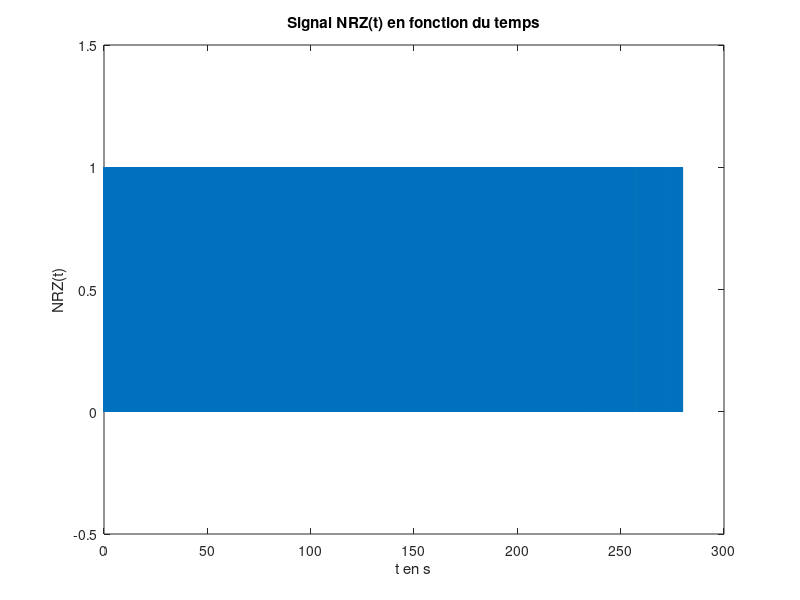

MATLAB code to generate this figure: (Note: this script raises an error after producing the figure.)
clear all
close all
clc
load DonneesBinome1;
% Paramètres
F0 = 6000; % Fréquence bits 0 en Hz
F1 = 2000; % Fréquence bits 1 en Hz
Fe = 48000; % Fréquence d'échantillonage en Hz
Te = 1/Fe; % Période d'échantillonage en secondes
Ts = 1/300; % s/bits, le débit souhaité max est de 300 bits/seconde

Ns = floor(Ts/Te); % échantillons/bits, on prend la partie entière, Ts = Ns*Te
Nb_bits = length(bits); % Nombre de bits du signal émis
Nb_echantillons = Nb_bits*Ns; % Nombre d'échantillons
Null = 2000;

% donnees = randi(0:1, Nb_bits, 1); % Génération de Nb_bits 0 ou 1 de manière aléatoire
donnees = bits;
NRZ = zeros(Nb_echantillons,1); % Initialisation du signal NRZ avec Nb_echantillons echantillons
T = ([0:Nb_echantillons-1]*Te)'; % Le signal est tracé de 0 à (Nb_echantillons-1)*Te secondes,
                                 % avec un pas de Te

                                 
%% 3.Modem de fréquence - Démodulation par filtrage
        

%3.1 Construction du signal modulé en fréquence

%3.1.1.1 Génération du signal NRZ 
for i = 1:Nb_bits
    NRZ((i-1)*Ns+1:i*Ns) = donnees(i); 
end;

%3.1.1.2 Tracé du signal NRZ(t) en fonction du temps
figure; % figure 1
plot(T,NRZ);
ylim([-0.5 1.5]);
xlabel('t en s');
ylabel('NRZ(t)');
title('Signal NRZ(t) en fonction du temps');

%3.1.1.3 Tracé de la DSP de NRZ théorique et expérimentale
[DSP_NRZ_Th,f] = DSP_rectangulaire(Nb_echantillons,Fe,NRZ,0);
DSP_NRZ_Exp = (Ts*sinc(pi*f*Ts).^2 + dirac(f))/4;

figure; % figure 2
subplot(211);
semilogy(f,DSP_NRZ_Th);
ylim([1e-06 1000]);
xlim([-2000 2000]);
xlabel('f en Hz');
ylabel('DSP NRZ Th(f)');
title('DSP théorique de NRZ en fonction de f');

subplot(212);
semilogy(f,DSP_NRZ_Exp);
ylim([1e-10 1e-2]);
xlim([-2000 2000]);
xlabel('f en Hz');
ylabel('DSP NRZ Exp(f)');
title('DSP expérimentale de NRZ en fonction de f');
% pwelch à tester plus tard

%3.1.2.1 Génération du signal x(t) modulé en fréquence
phi0 = rand*2*pi;
phi1 = rand*2*pi;
Cos0 = cos(2*pi*F0*T + phi0);
Cos1 = cos(2*pi*F1*T + phi1);
%Un = eye(size(NRZ));
x_module = (1 - NRZ).*Cos0 + NRZ.*Cos1;

%3.1.2.2 Tracé du signal x(t) en fonction du temps
figure; % figure 3
plot(T,x_module);
ylim([-1.5 1.5]);
xlim([0.05 0.08]);
xlabel('t en s');
ylabel('x(t)');
title('Signal x(t) en fonction de t');

%3.1.2.3 Calcul de la DSP de x(t) en fonction de la DSP de NRZ
% DSP_NRZ_plus_F1 = DSP_rectangulaire(Nb_echantillons,Fe,NRZ,F1);
% DSP_NRZ_plus_F0 = DSP_rectangulaire(Nb_echantillons,Fe,NRZ,F0);
% DSP_NRZ_moins_F1 = DSP_rectangulaire(Nb_echantillons,Fe,NRZ,-F1);
% DSP_NRZ_moins_F0 = DSP_rectangulaire(Nb_echantillons,Fe,NRZ,-F0);
% DSP_X_Exp = (dirac(f-F1) + dirac(f+F1) - dirac(f-F0) - dirac(f-F1))*DSP_NRZ_Exp/4;

%3.1.2.4 Tracé de la DSP de x(t) théorique et expérimentale
DSP_X_Th = DSP_rectangulaire(Nb_echantillons,Fe,x_module,0);

figure; % figure 4
subplot(211);
semilogy(f,DSP_X_Th);
ylim([1e-05 100]);
xlim([-7000 7000]);
xlabel('f en Hz');
ylabel('DSP X Th(f)');
title('DSP X théorique en fonction de f');

subplot(212);
%ylim([1e-04 10]);
%xlim([-6000 6000]);
% semilogy(f,DSP_X_Exp);
% xlabel('f en Hz');
% ylabel('DSP X Exp(f)');
% title('DSP X expérimental en fonction de f');

% S_x = abs(fft(x_module).^2)/length(x_module);
% figure; 
% subplot(411);
% semilogy(S_x);
% subplot(412);
% pwelch(x_module);

%3.2 Canal de transmission à bruit additif, blanc et Gaussien
Px = mean(abs(x_module).^2);
SNR = 10;
sigma = sqrt(Px*10^(-SNR/10));
bruit = sigma*randn(1,Nb_echantillons);

figure; % figure 5 
plot(T,bruit);
ylim([-1.5 1.5]);
xlabel('Temps (secondes)');
ylabel('bruit');
title('Tracé du bruit en fonction du temps');

x_bruite = x_module + transpose(bruit);
figure; % figure 6 
subplot(211);
plot(T,x_module);
ylim([-1.5 1.5]);
xlim([0.05 0.06]);
xlabel('t en s');
ylabel('x(t) sans bruit');
title('Signal x(t) avant ajout du bruit en fonction du temps pour SNR = 10');

subplot(212);
plot(T,x_bruite);
ylim([-1.5 1.5]);
xlim([0.05 0.06]);
xlabel('Temps (secondes)');
ylabel('x bruite');
title('Tracé du signal x bruite en fonction du temps pour SNR = 10');

%3.3 Démodulation par filtrage

%3.3.1 Filtre passe-bas
ordre = 60;
fc = 4000; %Hz
fnorm = fc/Fe;
Tfiltre = (-ordre*Te:Te:ordre*Te);
Ffiltre = (-(2*ordre+1)/2:(2*ordre+1)/2-1)*(Fe/(2*ordre+1));
h_passe_bas = (2*fnorm)*sinc(2*fc*Tfiltre);
y_passe_bas = filter(h_passe_bas,(1),x_bruite);
H_passe_bas = abs(fftshift(fft(h_passe_bas)));

%3.3.2 Filtre passe-haut
%H_passe_haut = 1 - H_passe_bas;
h_passe_haut = - h_passe_bas;
h_passe_haut(ordre+1) = h_passe_haut(ordre+1) + 1;
y_passe_haut = filter(h_passe_haut,(1),x_bruite);

%3.3.3 Filtrage ok + manque prise en compte du retard

%3.3.4.1 Tracés réponse impulsionnelle et réponse en fréquence des filtres
figure; % figure 7 
subplot(211);
plot(Tfiltre,h_passe_bas);
title('Réponse impulsionnelle du filtre passe bas');
%ylim([-1.5 1.5]);
xlim([-0.001 0.001]);

subplot(212);
plot(Ffiltre,H_passe_bas);
title('Reponse fréquentielle du filtre passe bas');
%ylim([-1.5 1.5]);
xlim([-9000 9000]);

%3.3.4.2 Tracés DSP de x(t) et réponse fréquentielle du filtre
figure; % figure 8 - DSP x(t) et y(t)
semilogy(f,DSP_X_Th);
ylim([1e-2 30]);
xlim([-8000 8000]);
xlabel('f en Hz');
ylabel('DSP X Th(f)');
title('DSP X théorique en fonction de f');

hold on;
semilogy(Ffiltre,H_passe_bas);
ylim([1e-02 30]);
xlim([-9000 9000]);

%3.3.4.3 
figure; % figure 9 - y(t) et DSP_y(t)
subplot(211);
plot(T,y_passe_bas);
ylim([-1.5 1.5]);
xlim([0.1 0.15]);
xlabel('t en secondes');
ylabel('y(t) signal filtré');
title('Signal y(t) filtré en fonction du temps');

DSP_Y_passe_bas = DSP_rectangulaire(Nb_echantillons,Fe,y_passe_bas,0);
subplot(212);
semilogy(f,DSP_Y_passe_bas);
ylim([1e-2 100]);
xlim([-8000 8000]);
xlabel('f en Hz');
ylabel('DSP Y (f)');
title('DSP Y en fonction de f');

% figure; % figure 8 - passe haut
% subplot(211);
% plot(T,x_module);
% ylim([-1.5 1.5]);
% xlim([0.01 0.03]);
% 
% subplot(212);
% plot(T,y_passe_haut);
% ylim([-1.5 1.5]);
% xlim([0.01 0.03]);
% % plot(Freq, H_passe_haut);
% % plot(intervalle, h_passe_haut);
% 
% figure; % figure 9 - passe haut et bas
% subplot(311);
% plot(T,x_module);
% ylim([-1.5 1.5]);
% xlim([0.01 0.03]);
% 
% subplot(312);
% plot(T,y_passe_bas);
% ylim([-1.5 1.5]);
% xlim([0.01 0.03]);
% 
% subplot(313);
% plot(T,y_passe_haut);
% ylim([-1.5 1.5]);
% xlim([0.01 0.03]);

%3.3.5 Détection d'énergie

K = 0.27*Ns;

detect_passe_bas = zeros(Nb_bits,1);
detect_passe_haut = ones(Nb_bits,1);
% On parcourt tous les bits
for i = 1:Nb_bits
    xi_bas = 0;
    xi_haut = 0;
    for j = 1:Ns
        % On calcul la somme des carrés
        xi_bas = xi_bas + y_passe_bas((i-1)*Ns + j)^2;
        xi_haut = xi_haut + y_passe_haut((i-1)*Ns + j)^2;
    end
    % On compare avec le seuil K
    if xi_bas > K
        detect_passe_bas(i) = 1;
    end
    if xi_haut > K
        detect_passe_haut(i) = 0;
    end
end

% Calcul de l'erreur
erreur_passe_bas = sum((transpose(donnees) - detect_passe_bas)).^2;
erreur_passe_haut = sum((transpose(donnees) - detect_passe_haut)).^2;
erreur = mean(erreur_passe_bas, erreur_passe_haut)

% Reconstitution image

suite_binaire_reconstruite = detect_passe_bas;

pcode reconstitution_image;
reconstitution_image(suite_binaire_reconstruite) ;
which reconstitution_image;
